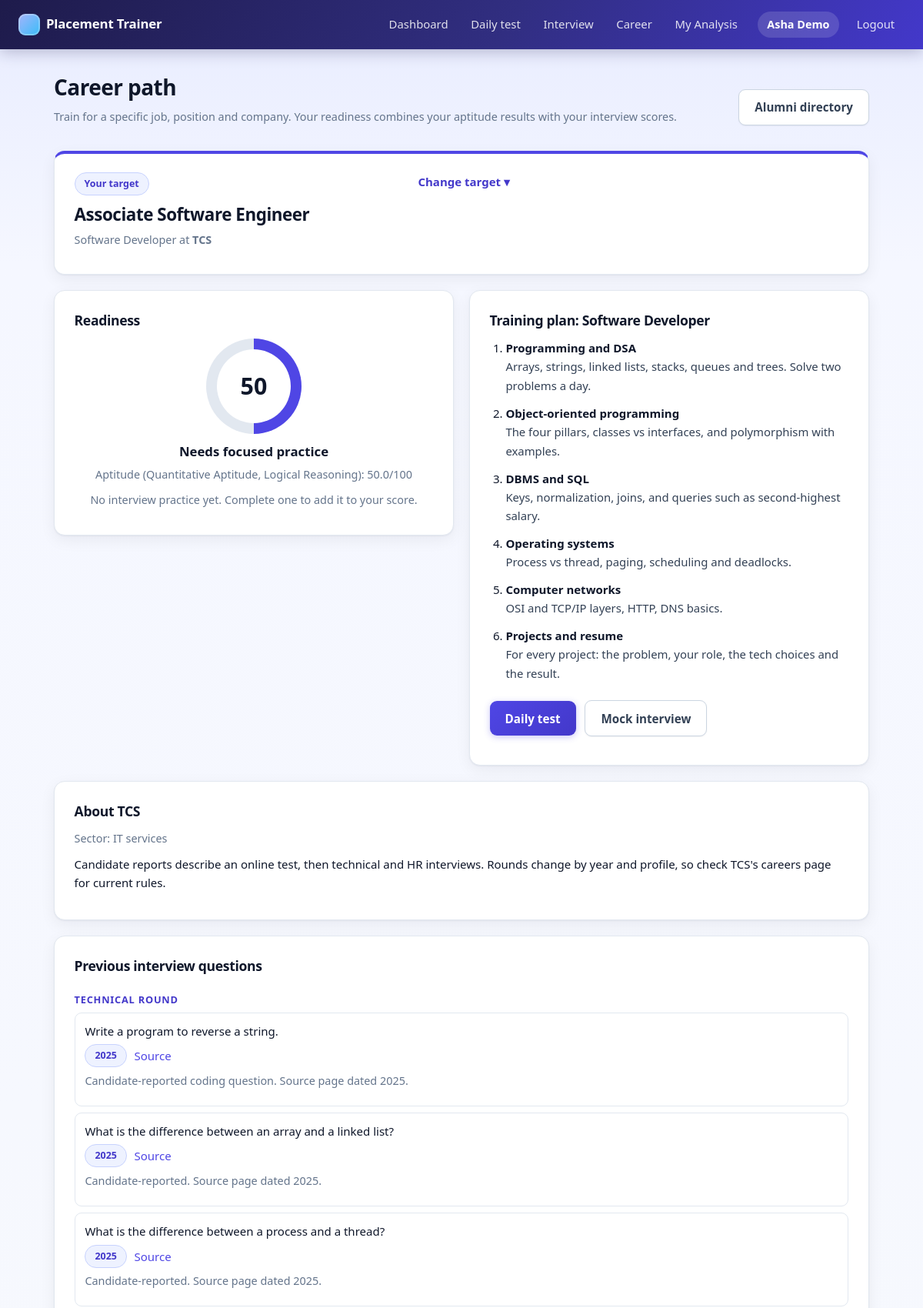
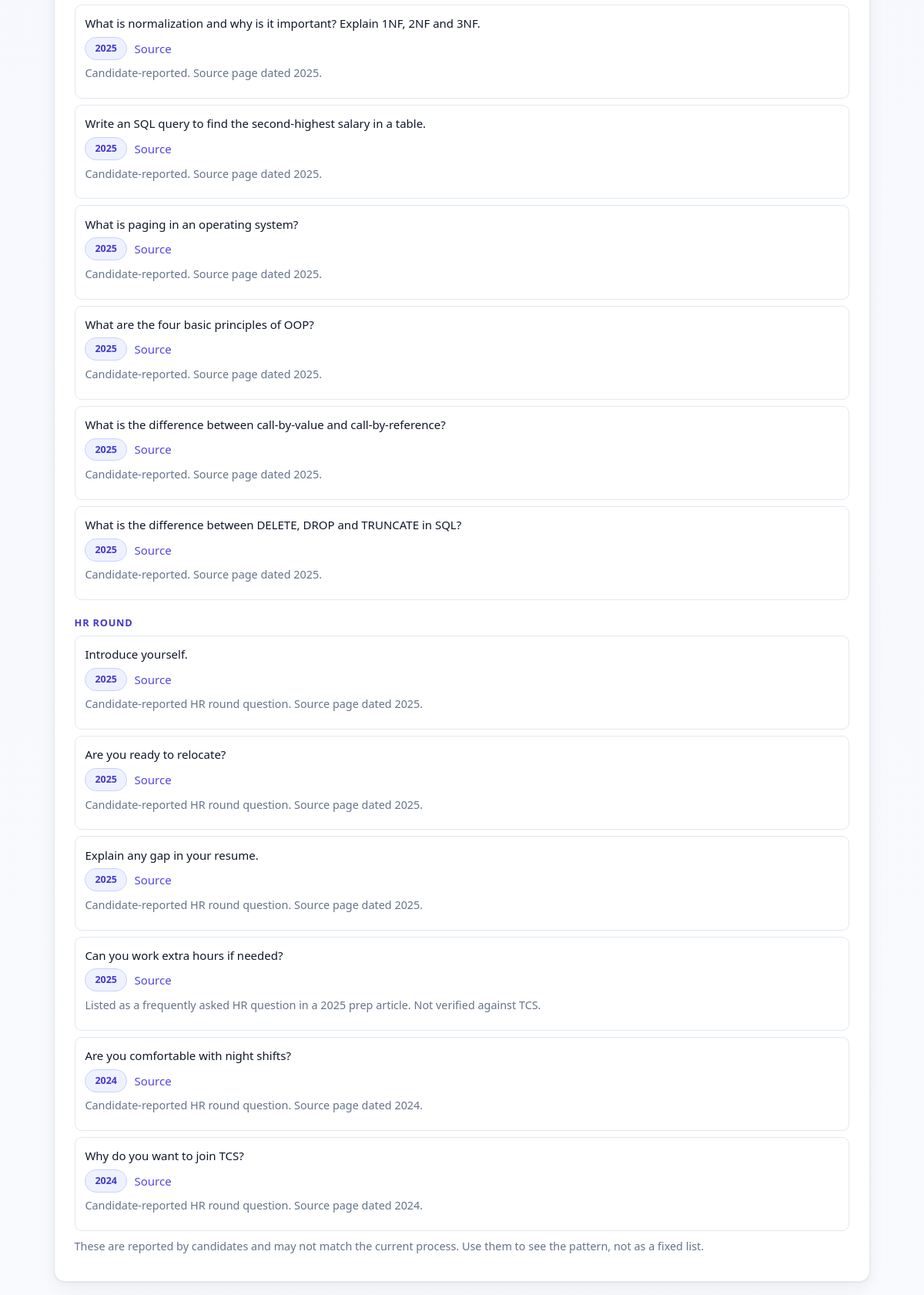
/career (signed in, upper part), run on the app's committed database (2 pictures, top to bottom).
### tables this page shows
CREATE TABLE users (
    id            INTEGER PRIMARY KEY AUTOINCREMENT,
    name          TEXT NOT NULL,
    email         TEXT UNIQUE NOT NULL,
    password_hash TEXT NOT NULL,
    role          TEXT NOT NULL DEFAULT 'student',
    created_at    TEXT DEFAULT CURRENT_TIMESTAMP
);

CREATE TABLE user_targets (
    user_id        INTEGER PRIMARY KEY REFERENCES users(id),
    role_id        INTEGER NOT NULL REFERENCES job_roles(id),
    company_id     INTEGER REFERENCES companies(id),
    company_name   TEXT DEFAULT '',
    position_title TEXT DEFAULT '',
    updated_at     TEXT DEFAULT CURRENT_TIMESTAMP
);

CREATE TABLE job_roles (
    id                  INTEGER PRIMARY KEY AUTOINCREMENT,
    title               TEXT UNIQUE NOT NULL,
    description         TEXT DEFAULT '',
    aptitude_categories TEXT NOT NULL        -- comma-separated quiz categories used for readiness
);

CREATE TABLE companies (
    id              INTEGER PRIMARY KEY AUTOINCREMENT,
    name            TEXT UNIQUE NOT NULL,
    sector          TEXT DEFAULT '',
    hiring_process  TEXT DEFAULT '',
    created_at      TEXT DEFAULT CURRENT_TIMESTAMP
);

CREATE TABLE role_topics (
    id       INTEGER PRIMARY KEY AUTOINCREMENT,
    role_id  INTEGER NOT NULL REFERENCES job_roles(id),
    position INTEGER NOT NULL,
    topic    TEXT NOT NULL,
    guidance TEXT NOT NULL
);

CREATE TABLE company_questions (
    id          INTEGER PRIMARY KEY AUTOINCREMENT,
    company_id  INTEGER NOT NULL REFERENCES companies(id),
    round_type  TEXT NOT NULL,               -- Aptitude, Coding, Technical or HR
    question    TEXT NOT NULL,
    year        TEXT DEFAULT '',
    source_url  TEXT DEFAULT '',
    source_note TEXT DEFAULT '',
    created_at  TEXT DEFAULT CURRENT_TIMESTAMP
);

### app.py (the view)
@app.route("/career")
@login_required
def career_page():
    db = get_db()
    user = current_user()
    target = career.get_target(db, user["id"])
    readiness_data = topics = questions = alumni = company = company_name = None
    if target:
        company_name = career.target_company_name(target)
        readiness_data = career.readiness(db, user["id"], target)
        topics = career.role_topics(db, target["role_id"])
        if target["company_id"]:
            company = db.execute("SELECT * FROM companies WHERE id = ?", (target["company_id"],)).fetchone()
            questions = career.company_questions(db, target["company_id"])
            alumni = career.public_alumni(db, target["company_id"])
    return render_template(
        "career.html",
        target=target, company=company, company_name=company_name,
        readiness=readiness_data, topics=topics, questions=questions, alumni=alumni,
        roles=db.execute("SELECT id, title FROM job_roles ORDER BY title").fetchall(),
        companies=db.execute("SELECT id, name FROM companies ORDER BY name").fetchall(),
    )

### app.py (called while the page is built)
def current_user():
    if "user" not in g:
        uid = session.get("user_id")
        g.user = get_db().execute("SELECT * FROM users WHERE id = ?", (uid,)).fetchone() if uid else None
    return g.user

def login_required(view):
    @wraps(view)
    def wrapper(*args, **kwargs):
        if current_user() is None:
            return redirect(url_for("login"))
        return view(*args, **kwargs)
    return wrapper

@app.context_processor
def inject_user():
    return {"me": current_user()}

### career.py (called while the page is built)
def readiness_label(score):
    if score >= 75:
        return "Ready to apply"
    if score >= 55:
        return "Getting there"
    return "Needs focused practice"

def get_target(conn, user_id):
    return conn.execute(
        """SELECT ut.*, r.title AS role_title, r.aptitude_categories,
                  c.name AS company_db_name
           FROM user_targets ut
           JOIN job_roles r ON r.id = ut.role_id
           LEFT JOIN companies c ON c.id = ut.company_id
           WHERE ut.user_id = ?""", (user_id,)).fetchone()

def target_company_name(target):
    return target["company_db_name"] or target["company_name"]

def readiness(conn, user_id, target):
    analysis = ml.analyze_user(conn, user_id)
    scores = {c["category"]: c["score"] for c in analysis["categories"]}
    cats = [c.strip() for c in target["aptitude_categories"].split(",") if c.strip()]
    aptitude = round(sum(scores.get(c, 50.0) for c in cats) / len(cats), 1) if cats else 50.0
    sessions = interview.sessions_summary(conn, user_id)
    avgs = [s["avg_score"] for s in sessions if s["avg_score"] is not None]
    iv = round(sum(avgs) / len(avgs), 1) if avgs else None
    if iv is None:
        total = aptitude
    else:
        total = round(APTITUDE_WEIGHT * aptitude + INTERVIEW_WEIGHT * iv, 1)
    return {
        "readiness": total,
        "label": readiness_label(total),
        "aptitude": aptitude,
        "interview": iv,
        "categories": cats,
    }

def role_topics(conn, role_id):
    return conn.execute(
        "SELECT * FROM role_topics WHERE role_id = ? ORDER BY position", (role_id,)).fetchall()

def public_alumni(conn, company_id):
    return conn.execute(
        """SELECT a.role_title, a.batch_year, a.phone, a.public_email, u.name
           FROM alumni_profiles a JOIN users u ON u.id = a.user_id
           WHERE a.company_id = ? AND a.verified = 1 AND a.consent_share = 1
           ORDER BY u.name""", (company_id,)).fetchall()

### templates/career.html (shortened to what this page needs)
{% extends "base.html" %}
{% block content %}
<div class="quiz-head">
  <div>
    <h1>Career path</h1>
    <p class="muted">Train for a specific job, position and company. Your readiness combines your aptitude results with your interview scores.</p>
  </div>
  {% if target %}<a class="button-link secondary" href="{{ url_for('alumni_join') }}">Alumni directory</a>{% endif %}
</div>
{% if not target %}
  <section class="card">
    <h2>Set your target</h2>
    <p class="muted">Pick the role, the company and the position you are aiming for. We will build a training plan and show previous interview questions for that company.</p>
    {{ target_form(None) }}
  </section>
{% else %}
  <section class="card target-summary">
    <div>
      <span class="pill">Your target</span>
      <h2 class="target-title">{{ target.position_title }}</h2>
      <p class="muted">{{ target.role_title }} at <strong>{{ company_name }}</strong></p>
    </div>
    <details class="edit-target">
      <summary>Change target</summary>
    </details>
  </section>
  <div class="grid-2">
    <section class="card readiness">
      <h2>Readiness</h2>
      <div class="ring" style="--p: {{ readiness.readiness }};"><span>{{ '%.0f' % readiness.readiness }}</span></div>
      <p class="ready-label"><strong>{{ readiness.label }}</strong></p>
      <p class="muted">Aptitude ({{ readiness.categories | join(', ') }}): {{ readiness.aptitude }}/100</p>
      <p class="muted">
        {% if readiness.interview is not none %}
          Interview practice average: {{ readiness.interview }}/100 (counts for 30%).
        {% else %}
          No interview practice yet. Complete one to add it to your score.
        {% endif %}
      </p>
    </section>
    <section class="card">
      <h2>Training plan: {{ target.role_title }}</h2>
      <ol class="plan">
        {% for t in topics %}
          <li><strong>{{ t.topic }}</strong><span>{{ t.guidance }}</span></li>
        {% endfor %}
      </ol>
      <p>
        <a class="button-link" href="{{ url_for('daily_page') }}">Daily test</a>
        <a class="button-link secondary" href="{{ url_for('interview_page') }}">Mock interview</a>
      </p>
    </section>
  </div>
  {% if company %}
    <section class="card">
      <h2>About {{ company.name }}</h2>
      <p class="muted">Sector: {{ company.sector or 'not specified' }}</p>
      <p>{{ company.hiring_process }}</p>
    </section>
    <section class="card">
      <h2>Previous interview questions</h2>
      {% if questions %}
        {% for group in questions %}
          <h3 class="round-title">{{ group.round }} round</h3>
          <ul class="qlist">
            {% for q in group['items'] %}
              <li>
                <span class="q-text">{{ q.question }}</span>
                <span class="pill">{{ q.year or 'year not given' }}</span>
                {% if q.source_url %}<a href="{{ q.source_url }}" target="_blank" rel="noopener">Source</a>{% endif %}
                {% if q.source_note %}<small class="muted">{{ q.source_note }}</small>{% endif %}
              </li>
            {% endfor %}
          </ul>
        {% endfor %}
        <p class="muted">These are reported by candidates and may not match the current process. Use them to see the pattern, not as a fixed list.</p>
      {% else %}
        <p class="muted">No questions have been added for {{ company.name }} yet. The placement cell can add them from the admin page.</p>
      {% endif %}
    </section>
  {% else %}
    <section class="card">
      <p class="muted">{{ company_name }} is not in the company list, so company questions and the alumni directory are not available for it. The placement cell can add it.</p>
    </section>
  {% endif %}
{% endif %}
{% endblock %}

### templates/base.html (shortened to what this page needs)
<!doctype html>
<html lang="en">
<head>
  <link rel="stylesheet" href="{{ url_for('static', filename='style.css') }}">
  <link rel="stylesheet" href="{{ url_for('static', filename='features.css') }}">
</head>
<body>
<header class="topbar">
  <a class="brand" href="{{ url_for('index') }}">Placement Trainer</a>
  <nav>
    {% if me %}
      <a href="{{ url_for('dashboard') }}">Dashboard</a>
      <a href="{{ url_for('daily_page') }}">Daily test</a>
      <a href="{{ url_for('interview_page') }}">Interview</a>
      <a href="{{ url_for('career_page') }}">Career</a>
      <a href="{{ url_for('analysis') }}">My Analysis</a>
      <span class="who">{{ me.name }}</span>
      <a href="{{ url_for('logout') }}">Logout</a>
    {% else %}
      <a href="{{ url_for('login') }}">Login</a>
      <a href="{{ url_for('register') }}">Register</a>
    {% endif %}
  </nav>
</header>
<main class="container">
  {% block content %}{% endblock %}
</main>
</body>
</html>

### static/style.css (style rules this page uses)
:root { --primary: #4f46e5; --primary-dark: #4338ca; --primary-soft: #eef2ff; --accent: #0ea5e9; --ink: #0f172a; --ink-soft: #334155; --muted: #64748b; --line: #e2e8f0; --line-strong: #cbd5e1; --surface: #ffffff; --bg: #f5f7ff; --success: #16a34a; --danger: #dc2626; --warning: #d97706; --neutral: #94a3b8; --radius: 14px; --radius-sm: 9px; --shadow-sm: 0 1px 2px rgba(15, 23, 42, 0.06); --shadow: 0 1px 2px rgba(15, 23, 42, 0.05), 0 6px 20px rgba(15, 23, 42, 0.06); --shadow-lg: 0 10px 30px rgba(79, 70, 229, 0.18); --focus-ring: 0 0 0 3px rgba(79, 70, 229, 0.28); }
* { box-sizing: border-box; }
html { -webkit-text-size-adjust: 100%; }
html { min-height: 100%; background: linear-gradient(180deg, #e8ecff 0, #f5f7ff 340px, #f8fafc 100%) no-repeat; }
body { margin: 0; min-height: 100vh; font-family: system-ui, -apple-system, "Segoe UI", Roboto, "Helvetica Neue", Arial, sans-serif; font-size: 15px; line-height: 1.6; color: var(--ink); -webkit-font-smoothing: antialiased; }
h1, h2 { color: var(--ink); margin: 0 0 0.6rem; letter-spacing: -0.02em; }
h1 { font-size: 1.75rem; font-weight: 750; line-height: 1.25; }
h2 { font-size: 1.1rem; font-weight: 650; }
p { margin: 0 0 0.8rem; }
a { color: var(--primary); text-decoration: none; font-weight: 500; transition: color 0.15s ease; }
ul { padding-left: 1.2rem; margin: 0; }
li { margin-bottom: 0.4rem; }
.topbar { position: sticky; top: 0; z-index: 10; display: flex; justify-content: space-between; align-items: center; flex-wrap: wrap; gap: 0.5rem 1rem; padding: 0.85rem 1.5rem; background: linear-gradient(120deg, #1e1b4b 0%, #312e81 55%, #4338ca 100%); color: #fff; box-shadow: 0 4px 18px rgba(30, 27, 75, 0.25); }
.topbar .brand { display: inline-flex; align-items: center; gap: 0.5rem; margin: 0; font-size: 1.05rem; font-weight: 750; letter-spacing: -0.01em; color: #fff; text-decoration: none; }
.topbar .brand::before { content: ""; width: 28px; height: 28px; border-radius: 9px; background: linear-gradient(135deg, #a5b4fc, #38bdf8); box-shadow: inset 0 0 0 2px rgba(255, 255, 255, 0.25); }
.topbar nav { display: flex; align-items: center; flex-wrap: wrap; gap: 0.25rem; }
.topbar nav a { color: rgba(255, 255, 255, 0.85); font-weight: 500; font-size: 0.93rem; padding: 0.4rem 0.8rem; border-radius: 999px; text-decoration: none; transition: background 0.15s ease, color 0.15s ease; }
.topbar .who { margin: 0 0.4rem 0 0.6rem; padding: 0.35rem 0.75rem; border-radius: 999px; background: rgba(255, 255, 255, 0.14); color: #fff; font-size: 0.9rem; font-weight: 600; }
.container { max-width: 1100px; margin: 2rem auto 3rem; padding: 0 1.25rem; }
.grid-2 { display: grid; grid-template-columns: repeat(2, minmax(0, 1fr)); gap: 1.25rem; align-items: start; }
.card { position: relative; background: var(--surface); border: 1px solid var(--line); border-radius: var(--radius); padding: 1.5rem 1.6rem; box-shadow: var(--shadow); margin-bottom: 1.25rem; }
button, .button-link { display: inline-flex; align-items: center; justify-content: center; gap: 0.4rem; margin-top: 0.4rem; padding: 0.65rem 1.25rem; font: inherit; font-size: 0.95rem; font-weight: 600; color: #fff; background: linear-gradient(135deg, var(--primary) 0%, var(--primary-dark) 100%); border: 0; border-radius: var(--radius-sm); box-shadow: 0 2px 8px rgba(79, 70, 229, 0.3); cursor: pointer; text-decoration: none; transition: transform 0.12s ease, box-shadow 0.15s ease, filter 0.15s ease; }
.button-link.secondary { color: var(--ink-soft); background: #fff; border: 1px solid var(--line-strong); box-shadow: var(--shadow-sm); }
.card > p > .button-link { margin-right: 0.5rem; }
.muted { color: var(--muted); font-size: 0.9rem; }
.card .muted { margin-bottom: 0.6rem; }
.quiz-head { display: flex; justify-content: space-between; align-items: center; flex-wrap: wrap; gap: 1rem; margin-bottom: 1.25rem; }

### data on the page
users: name "Asha Demo"
user_targets: position_title "Associate Software Engineer"
job_roles: role_title "Software Developer"
companies: name "TCS", sector "IT services", hiring_process "Candidate reports describe an online test, then technical and HR interviews. Rounds change by year and profile, so check TCS's careers page for current rules."
role_topics: topic "Programming and DSA", guidance "Arrays, strings, linked lists, stacks, queues and trees. Solve two problems a day."
role_topics: topic "Object-oriented programming", guidance "The four pillars, classes vs interfaces, and polymorphism with examples."
role_topics: topic "DBMS and SQL", guidance "Keys, normalization, joins, and queries such as second-highest salary."
role_topics: topic "Operating systems", guidance "Process vs thread, paging, scheduling and deadlocks."
role_topics: topic "Computer networks", guidance "OSI and TCP/IP layers, HTTP, DNS basics."
role_topics: topic "Projects and resume", guidance "For every project: the problem, your role, the tech choices and the result."
company_questions: question "Write a program to reverse a string.", year "2025", source_note "Candidate-reported coding question. Source page dated 2025."
company_questions: question "What is the difference between an array and a linked list?", year "2025", source_note "Candidate-reported. Source page dated 2025."
company_questions: question "What is the difference between a process and a thread?", year "2025", source_note "Candidate-reported. Source page dated 2025."
company_questions: question "What is normalization and why is it important? Explain 1NF, 2NF and 3NF.", year "2025", source_note "Candidate-reported. Source page dated 2025."
company_questions: question "Write an SQL query to find the second-highest salary in a table.", year "2025", source_note "Candidate-reported. Source page dated 2025."
company_questions: question "What is paging in an operating system?", year "2025", source_note "Candidate-reported. Source page dated 2025."
company_questions: question "What are the four basic principles of OOP?", year "2025", source_note "Candidate-reported. Source page dated 2025."
company_questions: question "What is the difference between call-by-value and call-by-reference?", year "2025", source_note "Candidate-reported. Source page dated 2025."
company_questions: question "What is the difference between DELETE, DROP and TRUNCATE in SQL?", year "2025", source_note "Candidate-reported. Source page dated 2025."
company_questions: question "Introduce yourself.", year "2025", source_note "Candidate-reported HR round question. Source page dated 2025."
company_questions: question "Are you ready to relocate?", year "2025", source_note "Candidate-reported HR round question. Source page dated 2025."
company_questions: question "Explain any gap in your resume.", year "2025", source_note "Candidate-reported HR round question. Source page dated 2025."
company_questions: question "Can you work extra hours if needed?", year "2025", source_note "Listed as a frequently asked HR question in a 2025 prep article. Not verified against TCS."
company_questions: question "Are you comfortable with night shifts?", year "2024", source_note "Candidate-reported HR round question. Source page dated 2024."
company_questions: question "Why do you want to join TCS?", year "2024", source_note "Candidate-reported HR round question. Source page dated 2024."

### other printed values
{{ '%.0f' % readiness.readiness }} "50"
{{ readiness.label }} "Needs focused practice"
{{ readiness.categories | join(', ') }} "Quantitative Aptitude, Logical Reasoning"
{{ readiness.aptitude }} "50.0"
{{ group.round }} "TECHNICAL" "HR"
